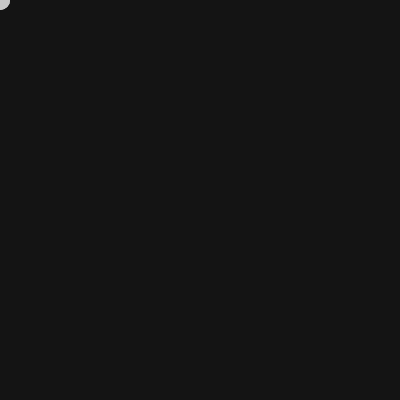
Frame 1 (no input)
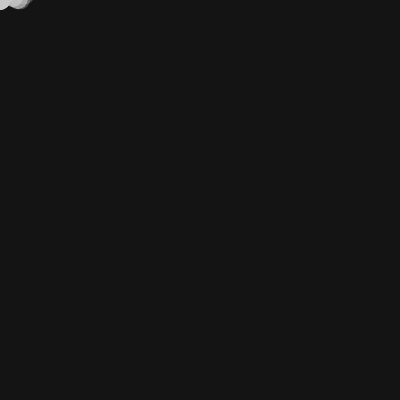
Frame 60 (no input)
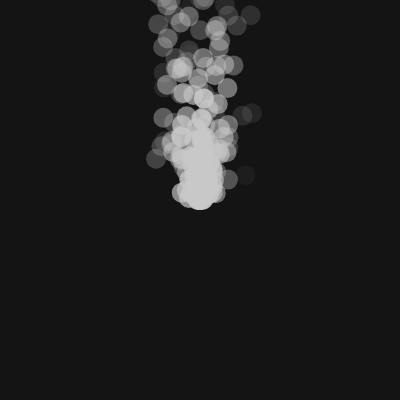
Frame 120 (the mouse pressed at the canvas centre since frame 60)

The p5.js sketch that drew these frames (run headless with seeded random() and noise() and a simulated clock; from frame 60 on, the mouse is pressed at the canvas centre):

// p5.js sketch
// ── sketch.js
//Try building something cool on your own before moving on to the next chapter 
//where we will be building an interactive game together!

let particles =[];
let particle;
function setup() {
      createCanvas(400, 400);
}

function draw() {
      background(20);
      for(let i = 0; i< 3; i++) {
            particle = new Particle(width/2, 390);
            particles.push(particle);
      }
      
      for(let particle of particles) {
            particle.show();
            particle.update();
      }
      particles = particles.filter((val, idx) => val.alpha < 0 ? particles.splice(idx, 1) : 1);
}


class Particle {
      constructor(x, y, vx, vy){
            this.x = mouseX;
            this.y = mouseY;
            this.vx = random(1,-1);
            this.vy = random(-5);
            this.alpha = 250;
      }
      show() {
            noStroke()
            ;            //stroke(255);
            fill(200, this.alpha);
            ellipse(this.x, this.y, 20, 20);
      }
      update() {
            this.x = this.x+this.vx;
            this.y = this.y+this.vy;
            this.alpha -=4;
            
            
      }
}
